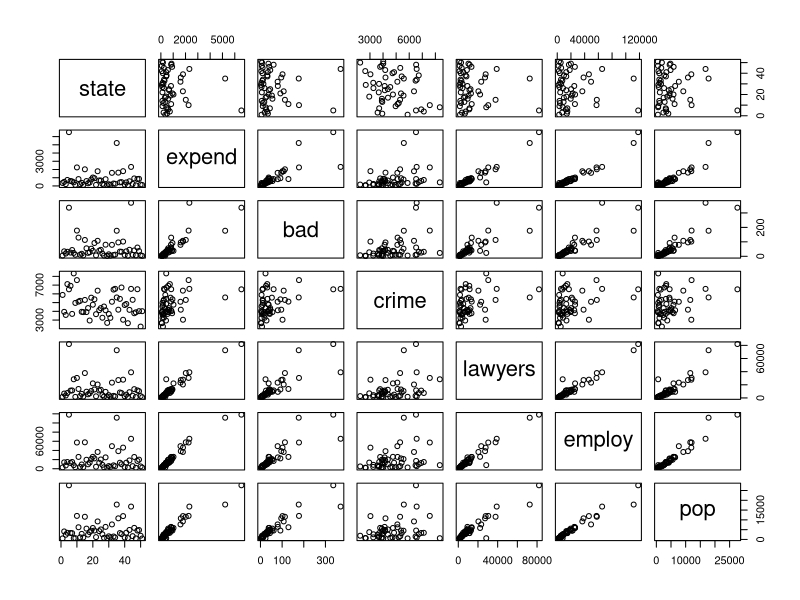
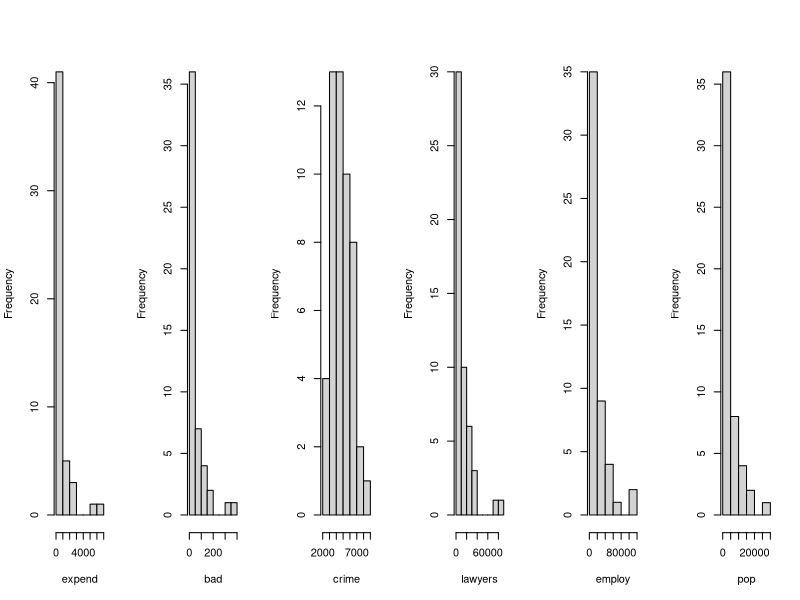
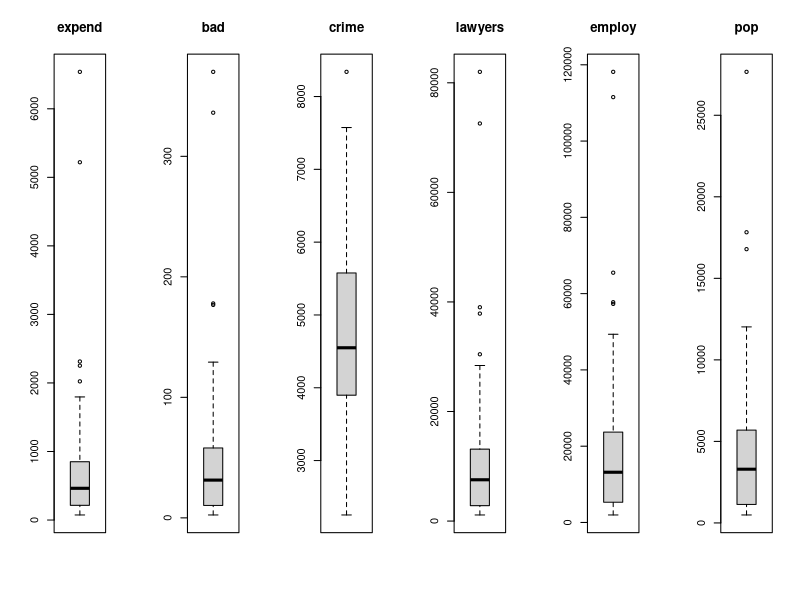
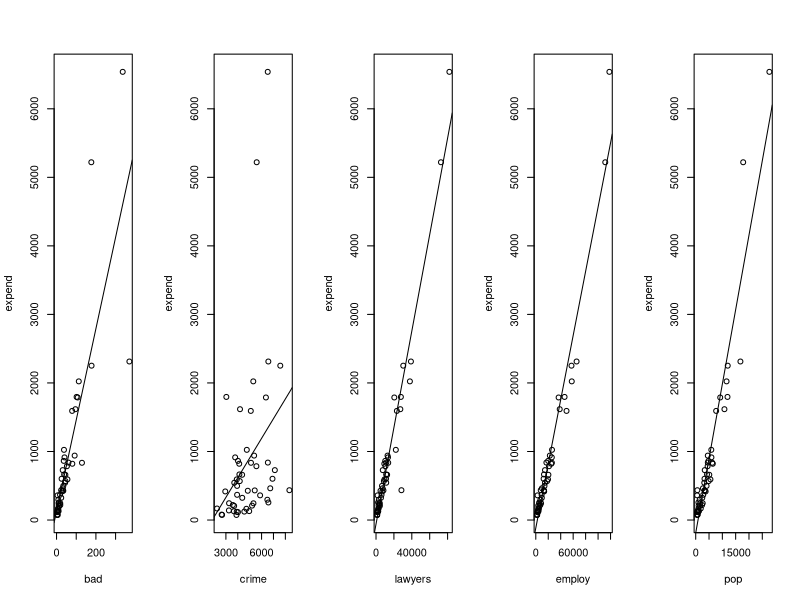
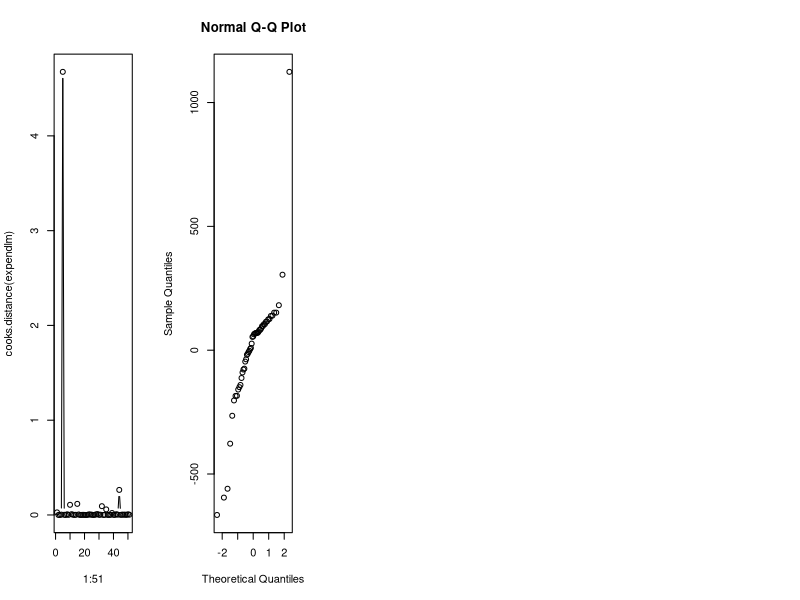
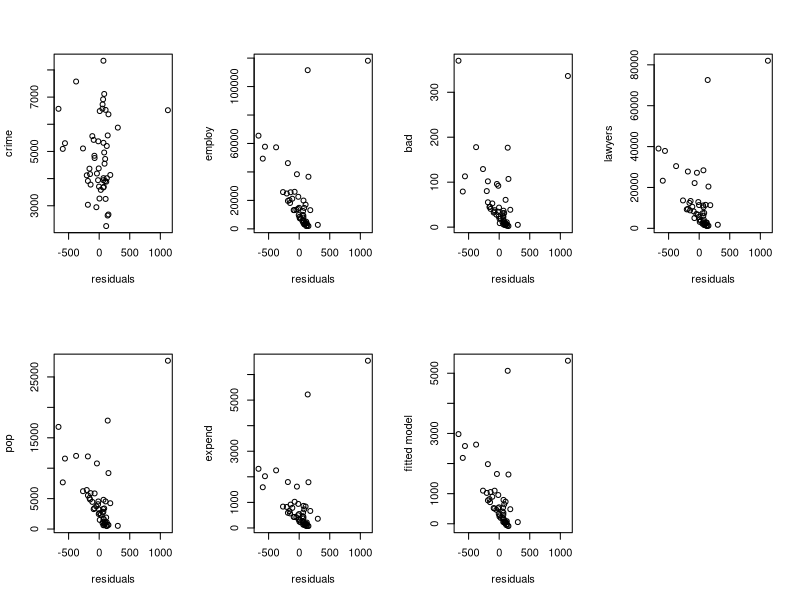
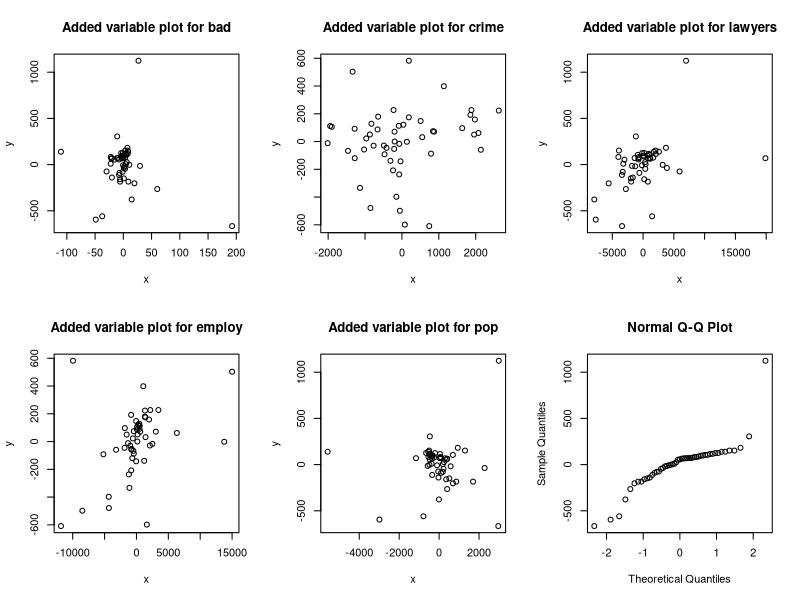
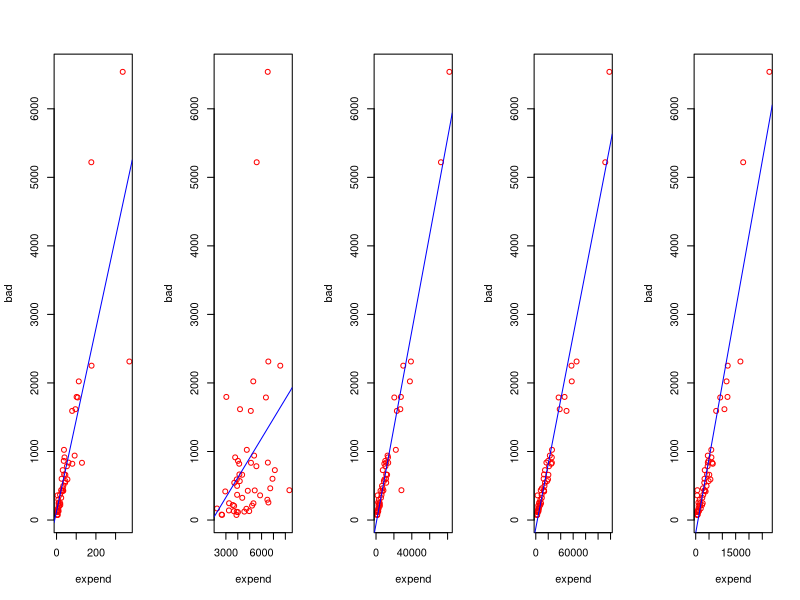

Write the R code that produced these figures, in order.
## ---- chunk 1
knitr::opts_chunk$set(echo = TRUE)
## ---- chunk 2
data=read.table(file="expensescrime.txt",header=TRUE)
plot(data)
## ---- chunk 3
par(mfrow=c(1,ncol(data)-1)) # minus the state column
for (i in 2:ncol(data)) hist(data[,i],xlab=names(data)[i],main=NULL)
## ---- chunk 4
par(mfrow=c(1,ncol(data)-1)) # minus the state column
for (i in 2:ncol(data)) boxplot(data[,i],main=names(data)[i])
## ---- chunk 5
par(mfrow=c(1,5))
plot(data$bad, data$expend,xlab="bad",ylab="expend");abline(lm(expend ~ bad, data=data))
plot(data$crime, data$expend,xlab="crime",ylab="expend");abline(lm(expend ~ crime, data=data))
plot(data$lawyers, data$expend,xlab="lawyers",ylab="expend");abline(lm(expend ~ lawyers, data=data))
plot(data$employ, data$expend,xlab="employ",ylab="expend");abline(lm(expend ~ employ, data=data))
plot(data$pop, data$expend,xlab="pop",ylab="expend");abline(lm(expend ~ pop, data=data))
## ---- chunk 6
round(cor(data[,3:7]),2) # exclude state and expend
## ---- chunk 7
# Round 1
summary(lm(expend~bad,data=data))
summary(lm(expend~crime,data=data))
summary(lm(expend~lawyers,data=data))
summary(lm(expend~employ,data=data))
summary(lm(expend~pop,data=data))
# Round 2
summary(lm(expend~employ+bad,data=data))
summary(lm(expend~employ+crime,data=data))
summary(lm(expend~employ+lawyers,data=data))
summary(lm(expend~employ+pop,data=data))
# Round 3
summary(lm(expend~employ+lawyers+bad,data=data))
summary(lm(expend~employ+lawyers+crime,data=data))
summary(lm(expend~employ+lawyers+pop,data=data))
## ---- chunk 8
summary(lm(expend~bad+crime+lawyers+employ+pop,data=data))
summary(lm(expend~bad+lawyers+employ+pop,data=data))
summary(lm(expend~bad+lawyers+employ,data=data))
summary(lm(expend~lawyers+employ, data=data))
## ---- chunk 9
expendlm = lm(expend~crime+employ,data=data)
round(residuals(expendlm),2)
order(abs(residuals(expendlm)))
round(cooks.distance(expendlm),2)
plot(1:51,cooks.distance(expendlm),type="b")
qqnorm(residuals(expendlm))

par(mfrow=c(2,4))
#2 Scatter plot of residuals against each Xk in the model separately.
plot(residuals(expendlm),data[,4],xlab="residuals",ylab="crime")
plot(residuals(expendlm),data[,6],xlab="residuals",ylab="employ")
#4 Scatter plot of residuals against each Xk not in the model separately
plot(residuals(expendlm),data[,3],xlab="residuals",ylab="bad")
plot(residuals(expendlm),data[,5],xlab="residuals",ylab="lawyers")
plot(residuals(expendlm),data[,7],xlab="residuals",ylab="pop")
#5 Scatterplot of residuals against Y and Y^
plot(residuals(expendlm),data[,2],xlab="residuals",ylab="expend")
plot(residuals(expendlm),fitted(expendlm),xlab="residuals",ylab="fitted model")

par(mfrow=c(2,3))
#3 Added variable plot of residuals of Xj against residuals of Y with omitted Xj
x = residuals(lm(bad~employ+crime,data=data))
y = residuals(lm(expend~employ+crime,data=data))
plot(x,y,main="Added variable plot for bad")
x = residuals(lm(crime~bad+lawyers+pop,data=data))
y = residuals(lm(expend~bad+lawyers+pop,data=data))
plot(x,y,main="Added variable plot for crime")
x = residuals(lm(lawyers~employ+crime,data=data))
y = residuals(lm(expend~employ+crime,data=data))
plot(x,y,main="Added variable plot for lawyers")
x = residuals(lm(employ~bad+lawyers+pop,data=data))
y = residuals(lm(expend~bad+lawyers+pop,data=data))
plot(x,y,main="Added variable plot for employ")
x = residuals(lm(pop~employ+crime,data=data))
y = residuals(lm(expend~employ+crime,data=data))
plot(x,y,main="Added variable plot for pop")

#6 normal QQ-plot of the residuals and Shapiro-Wilk's method
qqnorm(residuals(expendlm))
#shapiro.test(residuals(expendlm))
## ---- chunk 10
par(mfrow=c(1,5))
plot(data$bad, data$expend,xlab="expend",ylab="bad", col="red");abline(lm(expend ~ bad, data=data), col="blue")
plot(data$crime, data$expend,xlab="expend",ylab="bad", col="red");abline(lm(expend ~ crime, data=data), col="blue")
plot(data$lawyers, data$expend,xlab="expend",ylab="bad", col="red");abline(lm(expend ~ lawyers, data=data), col="blue")
plot(data$employ, data$expend,xlab="expend",ylab="bad", col="red");abline(lm(expend ~ employ, data=data), col="blue")
plot(data$pop, data$expend,xlab="expend",ylab="bad", col="red");abline(lm(expend ~ pop, data=data), col="blue")

crime = data.frame(data$crime)
order(data$crime)
crime_nooutliers = data.frame(crime[-c(10,8), ])
employ = data.frame(data$employ)
order(data$employ)
employ_nooutliers = data.frame(employ[-c(35,5), ])
#expendlm_nooutliers = lm(expend~crime_nooutliers+employ_nooutliers,data=data)
## ---- chunk 11
expendlm = lm(expend~crime+employ,data=data)
round(residuals(expendlm),2)
order(abs(residuals(expendlm)))
round(cooks.distance(expendlm),2)
plot(1:51,cooks.distance(expendlm),type="b")
qqnorm(residuals(expendlm))
residuals=data.frame(residuals(expendlm))
residuals=residuals[-c(5), ]

